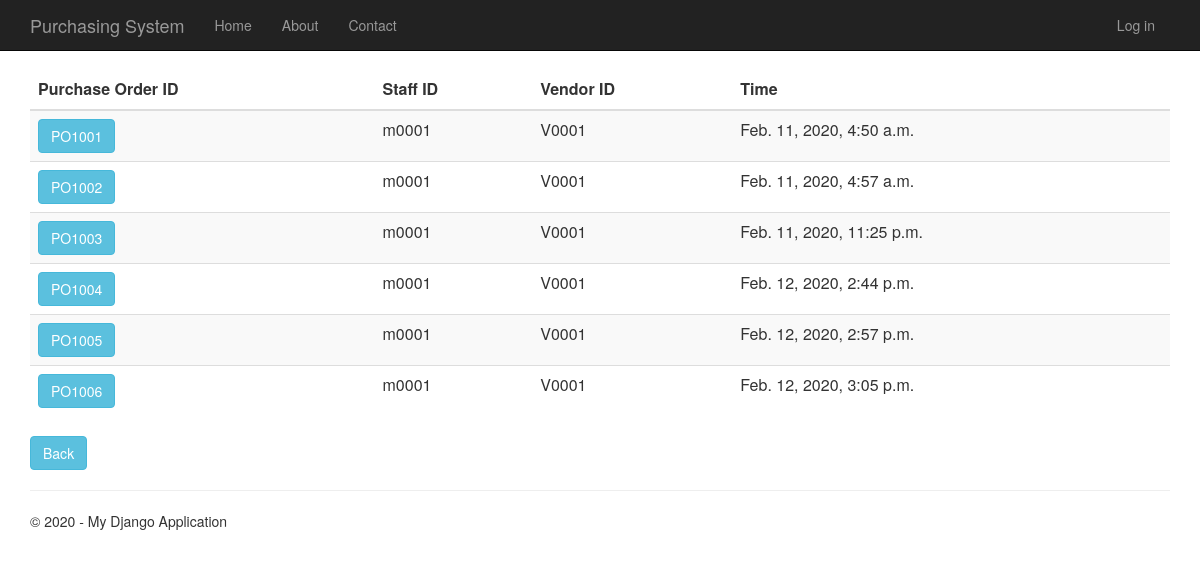
The page /purchaseorderhistory on the database as committed earlier.
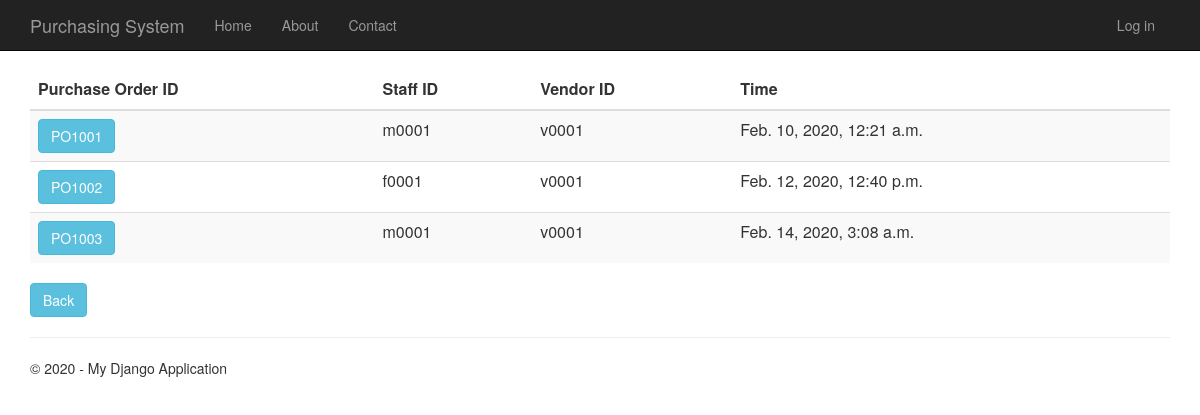
The same page on the database as committed later.
### PurchaseOrder/models.py (models this page shows, shortened)
class PurchaseOrder(models.Model):
    purchase_order_id = models.CharField(primary_key=True, max_length=10)
    shipping_instructions = models.TextField()
    time_created = models.DateTimeField()
    description = models.TextField(null=True,default=None, blank=True)
    total_price = models.DecimalField(max_digits=10, decimal_places=2, default=Decimal('0.00'))
    person_id = models.ForeignKey(Person)
    vendor_id = models.ForeignKey(Vendor)
    quotation_id = models.OneToOneField(Quotation)

### app/models.py (models this page shows, shortened)
class Person(models.Model):
    user_id = models.OneToOneField(User)
    person_id = models.CharField(primary_key=True, max_length=10)
    person_name = models.TextField()
    person_address = models.TextField()
    person_phone_number = models.TextField()
    person_role = models.TextField(default = 'EMPLOYEE')

class Vendor(models.Model):
    vendor_id = models.CharField(primary_key=True, max_length=10)
    vendor_name = models.TextField()
    vendor_phone_number = models.TextField()
    vendor_address = models.TextField()
    vendor_email = models.TextField()
    def __str__(self):
        return str(self.vendor_id)

### PurchaseOrder/views.py (the view)
# urls.py: url(r'^purchaseorderhistory', PurchaseOrder.views.purchaseorderhistory, name="purchase_order_history"),
def purchaseorderhistory(request):
    purchase_orders = PurchaseOrder.objects.all()
    context = {
            'title':'Purchase Order History',
            'rows':purchase_orders,
            'year':'2019/2020'
        }
    return render(request,'PurchaseOrder/purchaseorderhistory.html',context)

### PurchaseOrder/templates/PurchaseOrder/purchaseorderhistory.html
{% extends "app/layout.html" %}
{% block content %}
<div class="purcahseorderhistory margintop" >
    <form action="purchaseorderhistorydetails" method="GET">
        <table class="table table-striped margintop">
          <thead>
            <tr>
              <th scope="col" class="fontlabel">Purchase Order ID</th>
              <th scope="col" class="fontlabel">Staff ID</th>
              <th scope="col" class="fontlabel">Vendor ID</th>
              <th scope="col" class="fontlabel">Time</th>
            </tr>
          </thead>
          <tbody>
              {% for r in rows %}
            <tr>
                 <td><button type="submit" name="po_id" value="{{r.purchase_order_id}}" class="btn btn-info" >{{r.purchase_order_id}}</button></td>
                 <td>{{r.person_id.person_id}}</td>
                 <td>{{r.vendor_id}}</td>
                 <td>{{r.time_created}}</td>
            </tr>
              {% endfor %}
          </tbody>
        </table>
    </form>
    <form action="menu">
        <div class="margintop">
            <button type="submit" class="btn btn-info" >Back</button>
        </div>
    </form>
</div>
{% endblock %}

Rows that differ between the two databases and show on the page:
removed PurchaseOrder: purchase_order_id "PO1004", person_id.person_id "m0001", vendor_id "V0001", time_created "Feb. 12, 2020, 2:44 p.m."
removed PurchaseOrder: purchase_order_id "PO1005", person_id.person_id "m0001", vendor_id "V0001", time_created "Feb. 12, 2020, 2:57 p.m."
removed PurchaseOrder: purchase_order_id "PO1006", person_id.person_id "m0001", vendor_id "V0001", time_created "Feb. 12, 2020, 3:05 p.m."
changed PurchaseOrder "PO1001": vendor_id "V0001" → "v0001"; time_created "Feb. 11, 2020, 4:50 a.m." → "Feb. 10, 2020, 12:21 a.m."
changed PurchaseOrder "PO1002": person_id.person_id "m0001" → "f0001"; vendor_id "V0001" → "v0001"; time_created "Feb. 11, 2020, 4:57 a.m." → "Feb. 12, 2020, 12:40 p.m."
changed PurchaseOrder "PO1003": vendor_id "V0001" → "v0001"; time_created "Feb. 11, 2020, 11:25 p.m." → "Feb. 14, 2020, 3:08 a.m."
